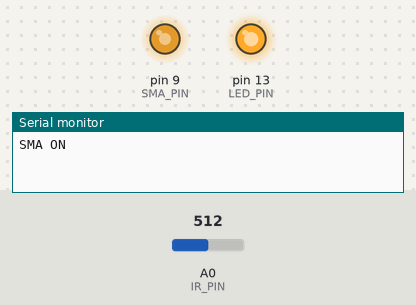
Simulated run of this sketch. Board: Arduino Uno, built with avr-gcc and run on an emulated ATmega328P. On the bench: output pins drawn as LEDs (lit = HIGH), the last lines printed to the serial monitor. The test bench sets the inputs (shaded band); at power-on: A0 (IR_PIN) = 512.

Above: at 0.05 s.
At 30.95 s:
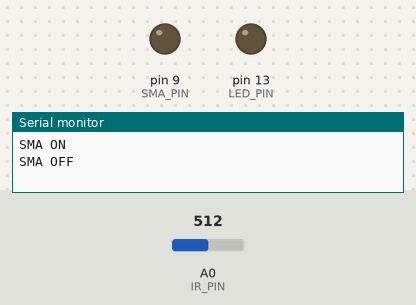
Timing chart, 0 to 40.3 s (numbered marks = the images above):
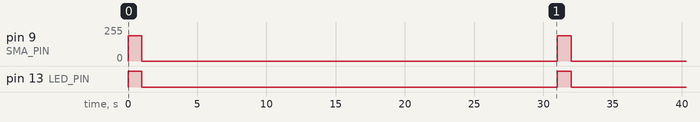

Measured:
- by itself, pin 9 (SMA_PIN): alternates 191/255 for 1.0 s and 0/255 for 30.0 s
- by itself, pin 13 (LED_PIN): alternates HIGH for 1.0 s and LOW for 30.0 s

The sketch:

SMA_Test.ino
```cpp
//Global variables
#define SMA_PIN           9     //Pin # for SMA PWM on P2
#define LED_PIN           13    //Pin # for on-board Teensy LED
#define IR_PIN            14    //Pin # for analog-in IR on P2
#define TIME_ON           1     //In Seconds (Less than 1.5s)
#define TIME_OFF          30    //In Seconds (At least 30s)
#define DUTY_CYCLE        75    //Percentage (0% = 0V, 100% = 3.3V)
#define PROXIMITY_RANGE   500   //Sensing Range from IR Sensor (Default is 500)

void setup() {
  // Declarations for Sensor and Actuator Pins
  pinMode(SMA_PIN,OUTPUT);
  pinMode(LED_PIN,OUTPUT); // On-Board Indicator LED
  pinMode(IR_PIN,INPUT);

  //Initialize SMA to resting position
  analogWrite(SMA_PIN,0);

  //Intialize Serial Communication
  Serial.begin(9600);
}

void loop() {
  //Detect Presence for Actuator Movement
  if (analogRead(IR_PIN) > PROXIMITY_RANGE) {

    //Contract SMA by applying current
    analogWrite(SMA_PIN,map(DUTY_CYCLE, 0, 100, 0, 255)); //75% duty cycle = 191, 50% = 127, etc.
    digitalWrite(LED_PIN,HIGH);
    Serial.println("SMA ON");
    delay(TIME_ON*1000); // SMA ON time (ms)

    //Disable current, causing SMA to move to resting position
    //digitalWrite(SMA_PIN,LOW);
    analogWrite(SMA_PIN,0);
    digitalWrite(LED_PIN,LOW);
    Serial.println("SMA OFF");
    delay(TIME_OFF*1000); // SMA OFF time (ms)

  }

}
```
